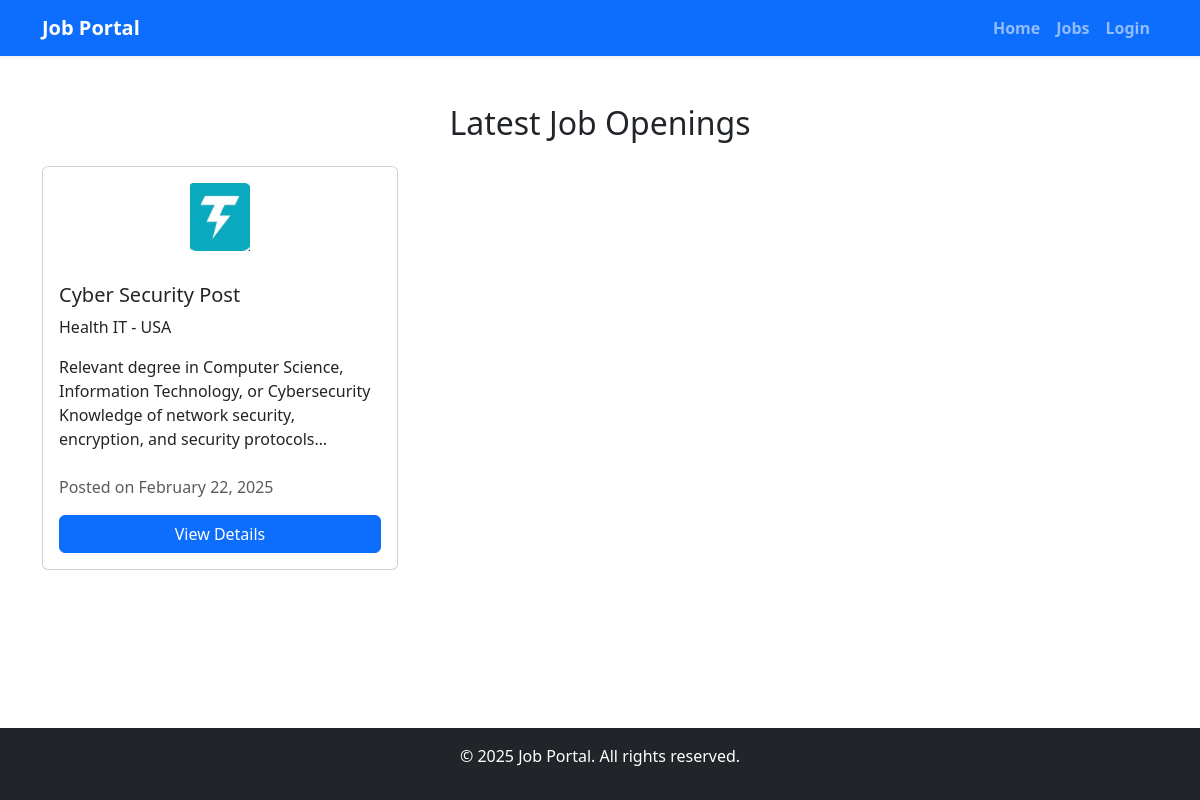
/, run on an earlier commit of the app's database.
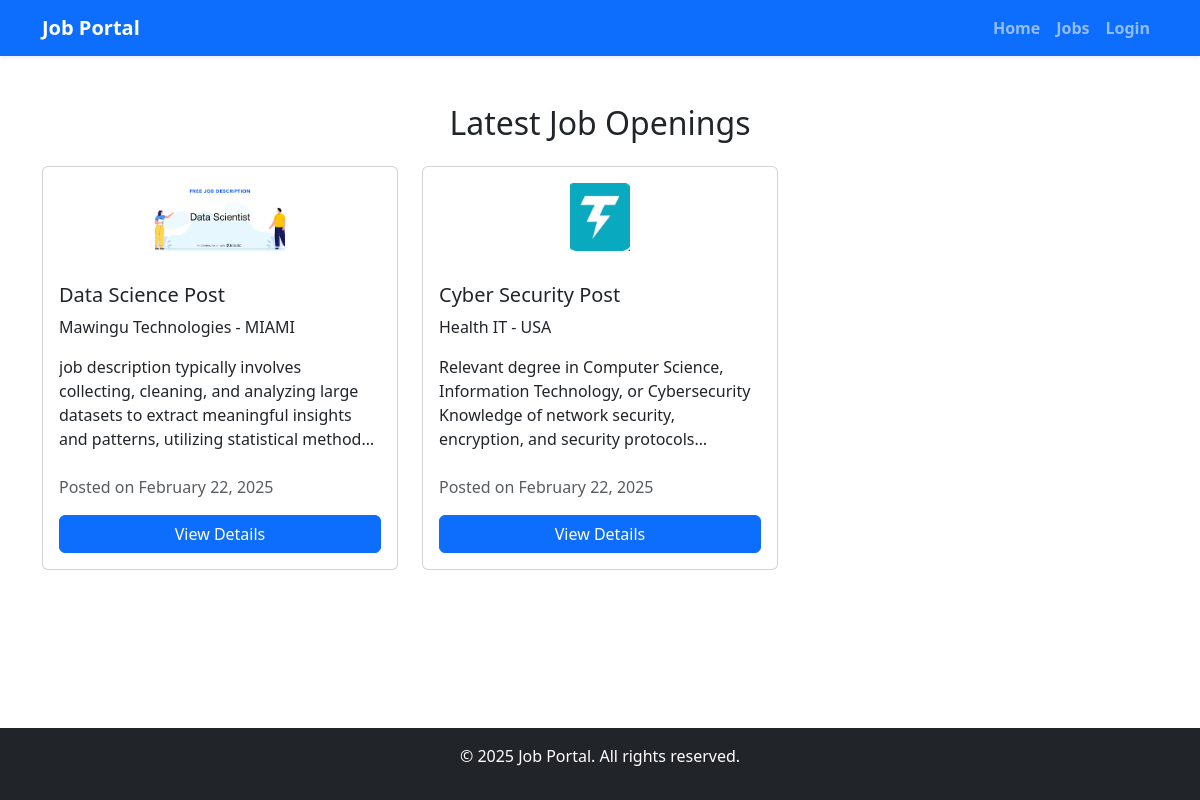
And on a later commit of the database.
### jobs/models.py (models this page shows, shortened)
class Job(models.Model):
    JOB_TYPE_CHOICES = [
        ('Full-time', 'Full-time'),
        ('Part-time', 'Part-time'),
        ('Internship', 'Internship'),
        ('Freelance', 'Freelance'),
    ]
    title = models.CharField(max_length=255)
    company = models.CharField(max_length=255)
    location = models.CharField(max_length=255)
    description = models.TextField()
    salary = models.DecimalField(max_digits=10, decimal_places=2, null=True, blank=True)
    job_type = models.CharField(max_length=20, choices=JOB_TYPE_CHOICES)
    posted_at = models.DateTimeField(auto_now_add=True)
    logo = models.ImageField(upload_to='job_logos/', null=True, blank=True)  # New field for job logo

### jobs/views.py (the view)
# urls.py: path('', job_landing_page, name='job_landing_page'),
def job_landing_page(request):
    jobs = Job.objects.all().order_by('-posted_at')[:5]  # Show latest 5 jobs
    return render(request, 'job/landing_page.html', {'jobs': jobs})

### templates/job/landing_page.html (shortened to what this page needs)
{% load static %}
<!DOCTYPE html>
<html lang="en">
<head>
    <link rel="stylesheet" href="https://cdn.jsdelivr.net/npm/bootstrap@5.3.0/dist/css/bootstrap.min.css">
</head>
<body>
    <nav class="navbar navbar-expand-lg navbar-dark bg-primary shadow-sm">
        <div class="container">
            <a class="navbar-brand fw-bold" href="{% url 'job_landing_page' %}">Job Portal</a>
            <div class="collapse navbar-collapse" id="navbarNav">
                <ul class="navbar-nav ms-auto">
                    <li class="nav-item">
                        <a class="nav-link fw-semibold" href="{% url 'job_landing_page' %}">Home</a>
                    </li>
                    <li class="nav-item">
                        <a class="nav-link fw-semibold" href="#">Jobs</a>
                    </li>
                    {% if user.is_authenticated %}
                    <li class="nav-item">
                        <a class="nav-link fw-semibold" href="{% url 'logout' %}">Logout</a>
                    </li>
                    <li class="nav-item">
                        <a class="nav-link fw-semibold" href="{% url 'user_profile' %}">Profile</a>
                    </li>
                    {% else %}
                    <li class="nav-item">
                        <a class="nav-link fw-semibold" href="{% url 'login' %}">Login</a>
                    </li>
                    {% endif %}
                </ul>
            </div>
        </div>
    </nav>
    <div class="content">
        <section class="container my-5">
            <h2 class="text-center mb-4">Latest Job Openings</h2>
            <div class="row">
                {% for job in jobs %}
                <div class="col-md-4 mb-4">
                    <div class="card job-card h-100">
                        {% if job.logo %}
                            <img src="{{ job.logo.url }}" class="card-img-top job-logo p-3" alt="{{ job.company }} logo">
                        {% endif %}
                        <div class="card-body d-flex flex-column">
                            <h5 class="card-title">{{ job.title }}</h5>
                            <p class="card-text">{{ job.company }} - {{ job.location }}</p>
                            <p class="card-text job-description">{{ job.description }}</p>
                            <p class="text-muted mt-2">Posted on {{ job.posted_at|date:"F d, Y" }}</p>
                            <a href="{% url 'job_detail' job.id %}" class="btn btn-primary mt-auto view-details" data-job-id="{{ job.id }}">View Details</a>
                            </div>
                    </div>
                </div>
                {% empty %}
                <p class="text-center">No job listings available.</p>
                {% endfor %}
            </div>
        </section>
    </div>
    <footer class="bg-dark text-white text-center py-3 mt-auto">
        <p>&copy; 2025 Job Portal. All rights reserved.</p>
    </footer>
</body>
</html>

What changed in the data, as far as the page shows it:
added Job: logo (picture), title "Data Science Post", company "Mawingu Technologies", location "MIAMI", description "job description typically involves collecting, cleaning, and analyzing large datasets to extract meaningful insights and patterns, utilizing statistical…", posted_at "February 22, 2025"
